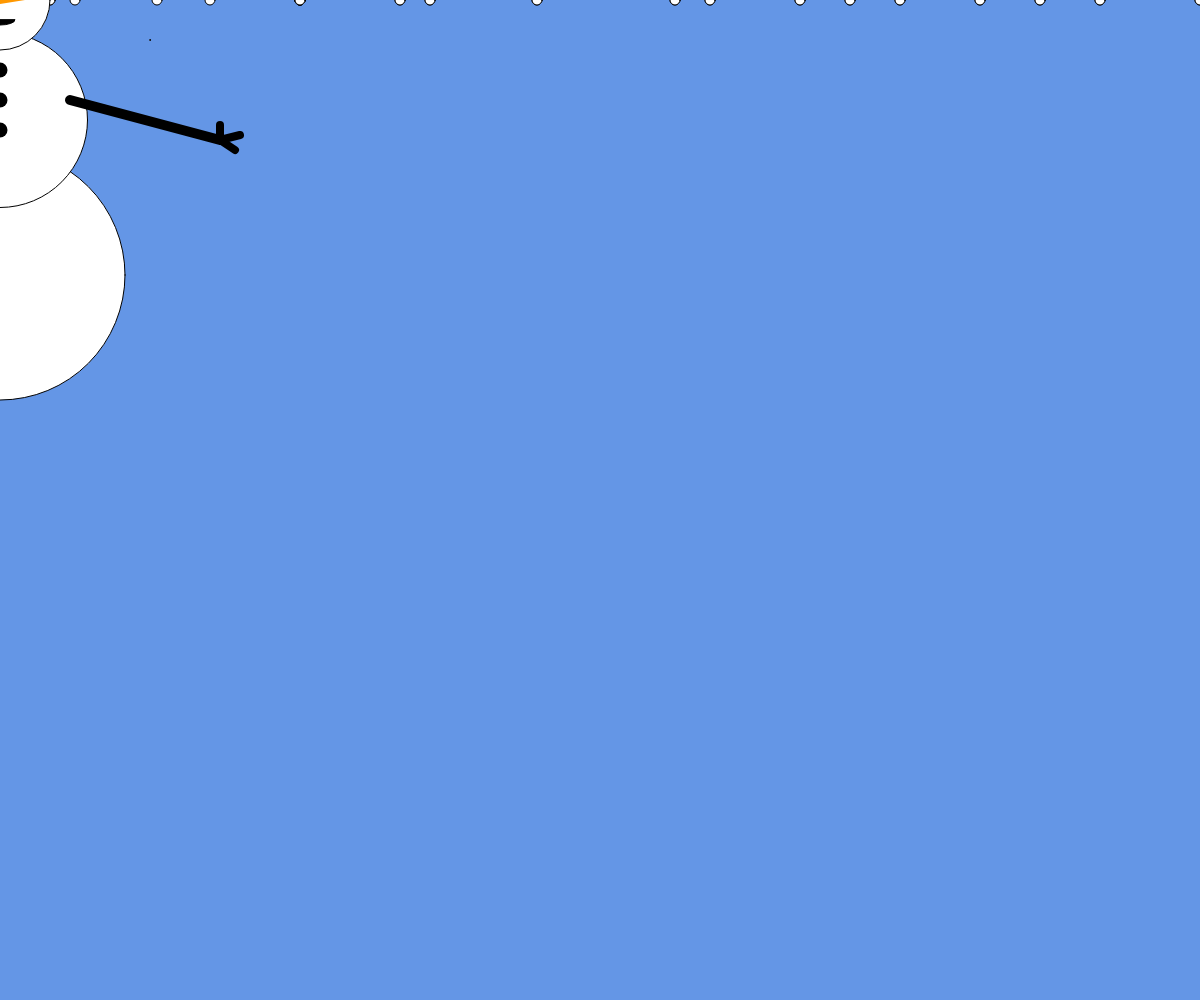
Frame 1 (no input)
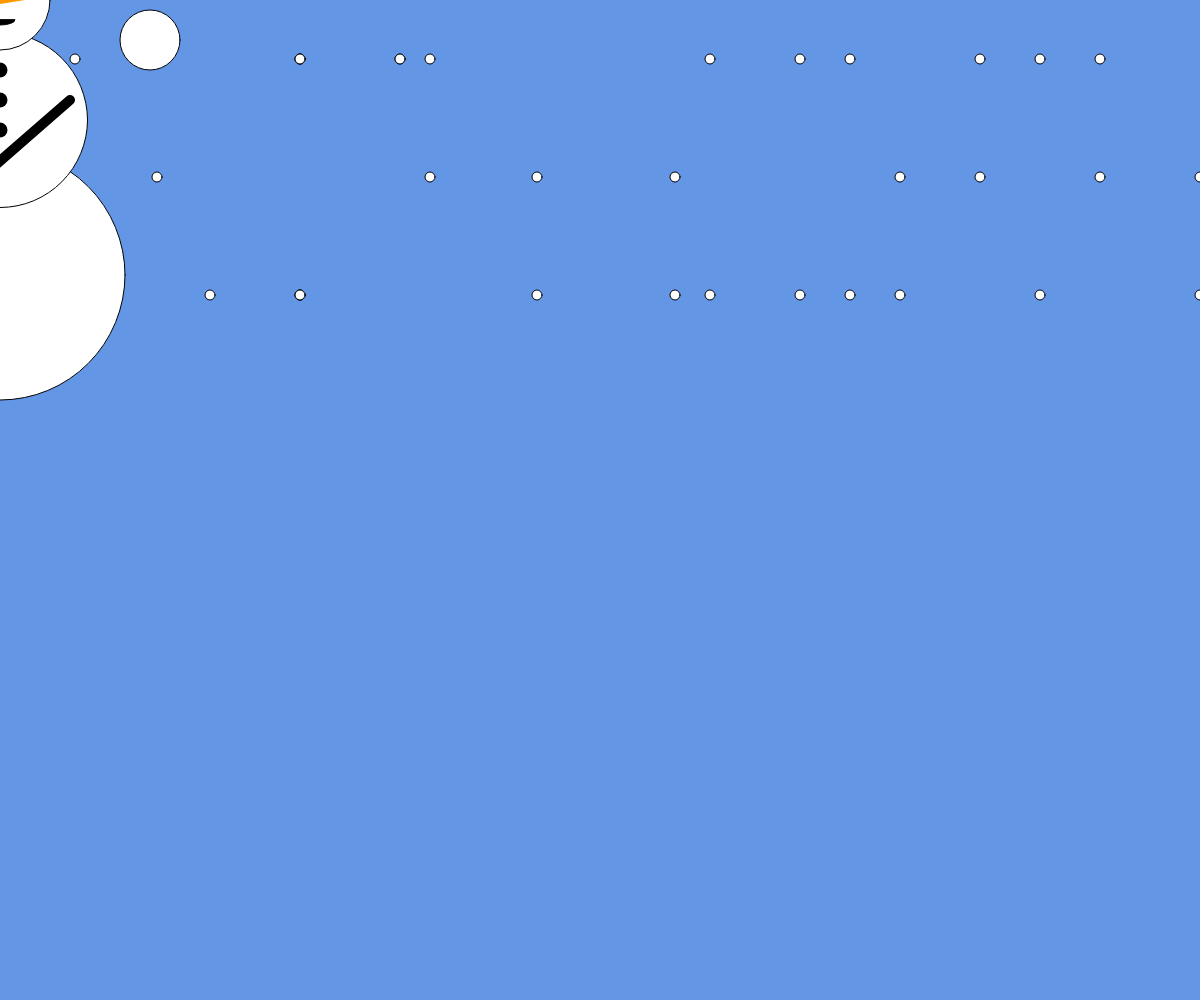
Frame 60 (no input)
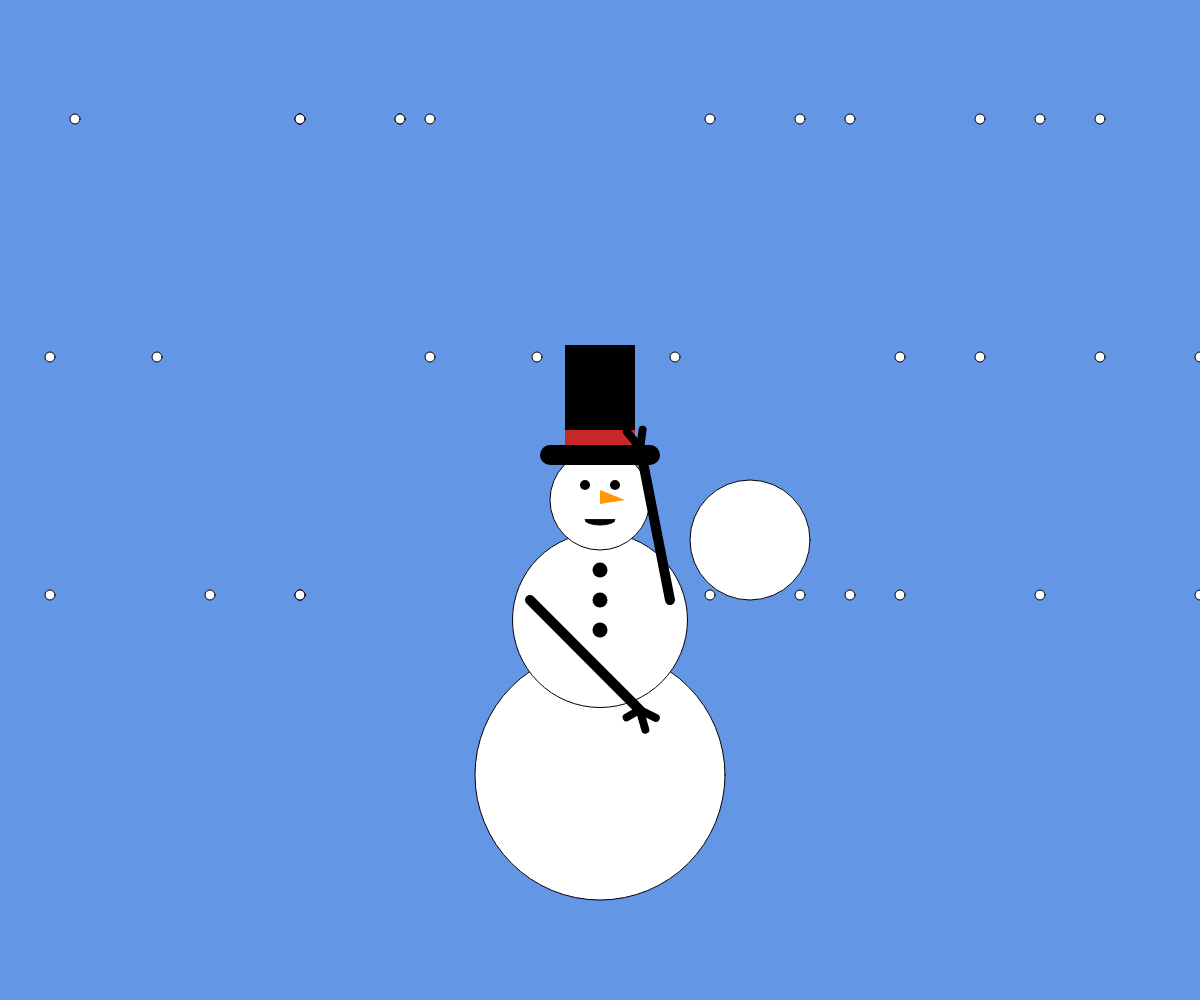
Frame 120 (the mouse pressed at the canvas centre since frame 60)

The p5.js sketch that drew these frames (run headless with seeded random() and noise() and a simulated clock; from frame 60 on, the mouse is pressed at the canvas centre):

// p5.js sketch
// ── sketch.js
//creating a canvas that will fit the window

function setup() {
    createCanvas( windowWidth, windowHeight);
}

//Defining variables here
var spinArm = 0;
var snowballRotationRate = 0;
var headSize = 100;
var midSize = 175;
var bodySize = 250;
var snowflakes = 0;
var moreSnowflakes = 0;
var moreSnowflakesAgain = 0;

//update values
mouseY = 0;
snowballRotationRate = (mouseY * 0.2) - 15;
//update snowflakes information




//Time to draw. I'm thinking maybe something reminiscient of falling leaves? But easier?

function draw() {
  background( 'rgb(100, 150, 230)');
  //turn the cursor off
  noCursor();

  //Snow is falling. Winter is coming
  //In this section, I attempted to animate falling snow, but it's weird because each section falls the same speed and kind of clumps. I will be thinking of ways to counteract that.
  fill ('rgb(255,255,255)' );
  stroke('rgb(0,0,0)');
  strokeWeight (1);
  ellipse (300, snowflakes, 10, 10)

  fill ('rgb(255,255,255)' );
  stroke('rgb(0,0,0)');
  strokeWeight (1);
  ellipse (537, moreSnowflakes, 10, 10)

  fill ('rgb(255,255,255)' );
  stroke('rgb(0,0,0)');
  strokeWeight (1);
  ellipse (300, snowflakes, 10, 10)

  fill ('rgb(255,255,255)' );
  stroke('rgb(0,0,0)');
  strokeWeight (1);
  ellipse (710, moreSnowflakes, 10, 10)

  fill ('rgb(255,255,255)' );
  stroke('rgb(0,0,0)');
  strokeWeight (1);
  ellipse (850, snowflakes, 10, 10)

  fill ('rgb(255,255,255)' );
  stroke('rgb(0,0,0)');
  strokeWeight (1);
  ellipse (50, moreSnowflakes, 10, 10)

  fill ('rgb(255,255,255)' );
  stroke('rgb(0,0,0)');
  strokeWeight (1);
  ellipse (400, snowflakes, 10, 10)

  fill ('rgb(255,255,255)' );
  stroke('rgb(0,0,0)');
  strokeWeight (1);
  ellipse (900, moreSnowflakes, 10, 10)

  fill ('rgb(255,255,255)' );
  stroke('rgb(0,0,0)');
  strokeWeight (1);
  ellipse (300, snowflakes, 10, 10)

  fill ('rgb(255,255,255)' );
  stroke('rgb(0,0,0)');
  strokeWeight (1);
  ellipse (800, moreSnowflakes, 10, 10)

  fill ('rgb(255,255,255)' );
  stroke('rgb(0,0,0)');
  strokeWeight (1);
  ellipse (430, snowflakes, 10, 10)

  fill ('rgb(255,255,255)' );
  stroke('rgb(0,0,0)');
  strokeWeight (1);
  ellipse (675, moreSnowflakesAgain, 10, 10)

  fill ('rgb(255,255,255)' );
  stroke('rgb(0,0,0)');
  strokeWeight (1);
  ellipse (980, snowflakes, 10, 10)

  fill ('rgb(255,255,255)' );
  stroke('rgb(0,0,0)');
  strokeWeight (1);
  ellipse (1040, moreSnowflakes, 10, 10)

  fill ('rgb(255,255,255)' );
  stroke('rgb(0,0,0)');
  strokeWeight (1);
  ellipse (1100, snowflakes, 10, 10)

  fill ('rgb(255,255,255)' );
  stroke('rgb(0,0,0)');
  strokeWeight (1);
  ellipse (1200, moreSnowflakesAgain, 10, 10)

  fill ('rgb(255,255,255)' );
  stroke('rgb(0,0,0)');
  strokeWeight (1);
  ellipse (300, moreSnowflakes, 10, 10)

  fill ('rgb(255,255,255)' );
  stroke('rgb(0,0,0)');
  strokeWeight (1);
  ellipse (537, moreSnowflakesAgain, 10, 10)

  fill ('rgb(255,255,255)' );
  stroke('rgb(0,0,0)');
  strokeWeight (1);
  ellipse (300, moreSnowflakes, 10, 10)

  fill ('rgb(255,255,255)' );
  stroke('rgb(0,0,0)');
  strokeWeight (1);
  ellipse (710, snowflakes, 10, 10)

  fill ('rgb(255,255,255)' );
  stroke('rgb(0,0,0)');
  strokeWeight (1);
  ellipse (850, moreSnowflakes, 10, 10)

  fill ('rgb(255,255,255)' );
  stroke('rgb(0,0,0)');
  strokeWeight (1);
  ellipse (50, moreSnowflakesAgain, 10, 10)

  fill ('rgb(255,255,255)' );
  stroke('rgb(0,0,0)');
  strokeWeight (1);
  ellipse (400, snowflakes, 10, 10)

  fill ('rgb(255,255,255)' );
  stroke('rgb(0,0,0)');
  strokeWeight (1);
  ellipse (900, moreSnowflakesAgain, 10, 10)

  fill ('rgb(255,255,255)' );
  stroke('rgb(0,0,0)');
  strokeWeight (1);
  ellipse (300, moreSnowflakes, 10, 10)

  fill ('rgb(255,255,255)' );
  stroke('rgb(0,0,0)');
  strokeWeight (1);
  ellipse (800, snowflakes, 10, 10)

  fill ('rgb(255,255,255)' );
  stroke('rgb(0,0,0)');
  strokeWeight (1);
  ellipse (430, moreSnowflakesAgain, 10, 10)

  fill ('rgb(255,255,255)' );
  stroke('rgb(0,0,0)');
  strokeWeight (1);
  ellipse (675, moreSnowflakes, 10, 10)

  fill ('rgb(255,255,255)' );
  stroke('rgb(0,0,0)');
  strokeWeight (1);
  ellipse (980, moreSnowflakesAgain, 10, 10)

  fill ('rgb(255,255,255)' );
  stroke('rgb(0,0,0)');
  strokeWeight (1);
  ellipse (1040, snowflakes, 10, 10)

  fill ('rgb(255,255,255)' );
  stroke('rgb(0,0,0)');
  strokeWeight (1);
  ellipse (1100, moreSnowflakesAgain, 10, 10)

  fill ('rgb(255,255,255)' );
  stroke('rgb(0,0,0)');
  strokeWeight (1);
  ellipse (1200, moreSnowflakes, 10, 10)

  fill ('rgb(255,255,255)' );
  stroke('rgb(0,0,0)');
  strokeWeight (1);
  ellipse (75, snowflakes, 10, 10)

  fill ('rgb(255,255,255)' );
  stroke('rgb(0,0,0)');
  strokeWeight (1);
  ellipse (157, moreSnowflakesAgain, 10, 10)

  fill ('rgb(255,255,255)' );
  stroke('rgb(0,0,0)');
  strokeWeight (1);
  ellipse (210, moreSnowflakes, 10, 10)

  fill ('rgb(255,255,255)' );
  stroke('rgb(0,0,0)');
  strokeWeight (1);
  ellipse (1350, snowflakes, 10, 10)

  fill ('rgb(255,255,255)' );
  stroke('rgb(0,0,0)');
  strokeWeight (1);
  ellipse (1500, moreSnowflakesAgain, 10, 10)

  fill ('rgb(255,255,255)' );
  stroke('rgb(0,0,0)');
  strokeWeight (1);
  ellipse (1750, moreSnowflakes, 10, 10)

  snowflakes = snowflakes + 1;
  moreSnowflakes = moreSnowflakes + 5;
  moreSnowflakesAgain = moreSnowflakesAgain + 3;

  //CHARACTER****************************
  //a snowman, of course
  // make the character follow the mouse
    translate( mouseX, mouseY );

    //lower body
    fill ('rgb(255,255,255)' );
    stroke('rgb(0, 0, 0)');
    strokeWeight (1);
    ellipse( 0, 275, bodySize );
    //middlebody
    fill ('rgb(255,255,255)' );
    stroke('rgb(0, 0, 0)');
    strokeWeight (1);
    ellipse( 0, 120, midSize );
    //HEAD***********************
    fill ('rgb(255,255,255)' );
    stroke('rgb(0,0,0)');
    strokeWeight (1);
    ellipse( 0, 0, headSize );

  //end body *************************************

  //FACE**********************************
  // mouth
    fill ('rgb(0, 0, 0)');
    arc (0, 20, 30, 10, 0, PI, CHORD);
    //two eyes made out of coal
    //two black ellipses, reflected across the axis
    fill ('rgb(0, 0, 0)');
    noStroke();
    ellipse (-15, -15, 10, 10);

    fill ('rgb(0, 0, 0)');
    noStroke();
    ellipse (15, -15, 10, 10);

    fill ('rgb(255, 152, 0)');
    noStroke();
    triangle (0, -10, 25, 0, 0, 4);

  //coal buttons
  //three black ellipses down the front
    fill ('rgb(0, 0, 0)');
    noStroke();
    ellipse (0, 70, 15, 15);

    fill ('rgb(0, 0, 0)');
    noStroke();
    ellipse (0, 100, 15, 15);

    fill ('rgb(0, 0, 0)');
    noStroke();
    ellipse (0, 130, 15, 15);

  //hat- a series of rectangles to make a top hat
    fill ('rgb(0, 0, 0)');
    noStroke();
    rect (-35, -155, 70, 110);

    fill ('rgb(0, 0, 0)');
    noStroke();
    rect (-60, -55, 120, 20, 90, 90, 70, 70);

    fill ('rgb(198, 40, 40)');
    noStroke();
    rect (-35, -70, 70, 15,);

  //ARMS*****************************
  //crazy stick arms that twirl in the snow
  //pulling some info from the example

  //creating the throwing arm

    //draw the spinning arm
    push();

    translate( 70, 100);
    //rotate arm
    rotate( radians (spinArm) );
    //draw the arm
    stroke('rgb(0,0,0)');
    strokeWeight (10);
    line (0, 0, 150, 40);
    //draw stick fingers
    stroke('rgb(0,0,0)');
    strokeWeight (8);
    line (150, 40, 150, 25);

    stroke('rgb(0,0,0)');
    strokeWeight (8);
    line (150, 40, 170, 35);

    stroke('rgb(0,0,0)');
    strokeWeight (8);
    line (150, 40, 165, 50);

    //update arm to spin at a constant rotate
    spinArm = spinArm - 4;

    pop();

    //static left arm
    //rotate based on mouseX
    push();
    //translate center
    translate (-70, 100);
    rotate (radians( mouseX) );
    //draw arm
    stroke('rgb(0,0,0)');
    strokeWeight (10);
    line (0, 0, -150, 40);

    //draw stick fingers
    stroke('rgb(0,0,0)');
    strokeWeight (8);
    line (-150, 40, -150, 25);

    stroke('rgb(0,0,0)');
    strokeWeight (8);
    line (-150, 40, -170, 35);

    stroke('rgb(0,0,0)');
    strokeWeight (8);
    line (-150, 40, -165, 50);
    pop();


    //the snowman throws a snowball at the viewer! Watch out!
    //by putting my previously-stated variable snowflakes in here, the size of the ellipse slowly increases, giving the appearance of getting closer
    fill ('rgb(255, 255, 255)' );
    stroke('rgb(0,0,0)');
    strokeWeight (1);
    ellipse( 150, 40, snowflakes )

}
